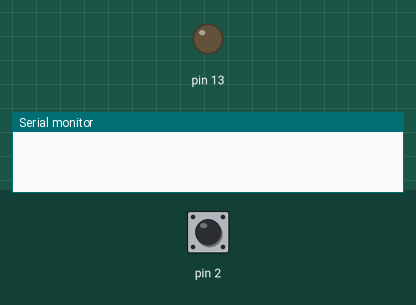
Bench run of a sketch on a simulated Arduino Uno, built with avr-gcc and run on an emulated ATmega328P. Parts: output pins drawn as LEDs (lit = HIGH), the last lines printed to the serial monitor. Inputs (shaded band) come from the test bench; at power-on: pin 2 HIGH.

Above: at 1.2 s.
1.3 s: pin 2 pulled LOW for 0.15 s
3.0 s: pin 2 pulsed LOW 5 times (0.12 s each, 0.3 s apart)
At 4.9 s:
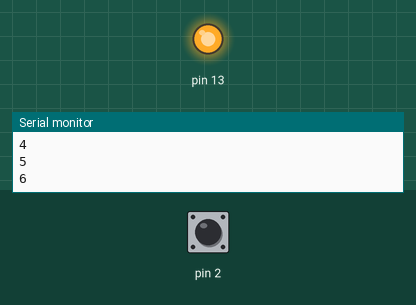
Timing chart, 0 to 6.4 s (numbered marks = the images above; inputs shaded):
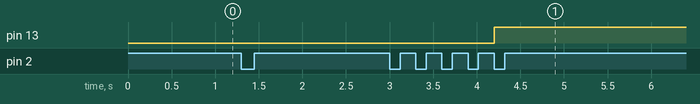

The sketch:

sp_practica1.ino
```cpp
int conta=0;
void setup() {
  // put your setup code here, to run once:
  Serial.begin(9600);
  pinMode(2,INPUT_PULLUP);
  pinMode(13,OUTPUT);
}

void loop() {
  // put your main code here, to run repeatedly:
  if(digitalRead(2)==LOW){
    delay(100);

    if(digitalRead(2)==HIGH){
      conta++;
      Serial.println(conta);
      delay(100);
    }
  }

  if(conta==5){
    digitalWrite(13,HIGH);
  }

  if(conta==8){
    digitalWrite(13,LOW);
    conta=0;
  }

}
```

Measured:
- after the input at 3.0 s, pin 13: LOW → HIGH after 1.2 s
